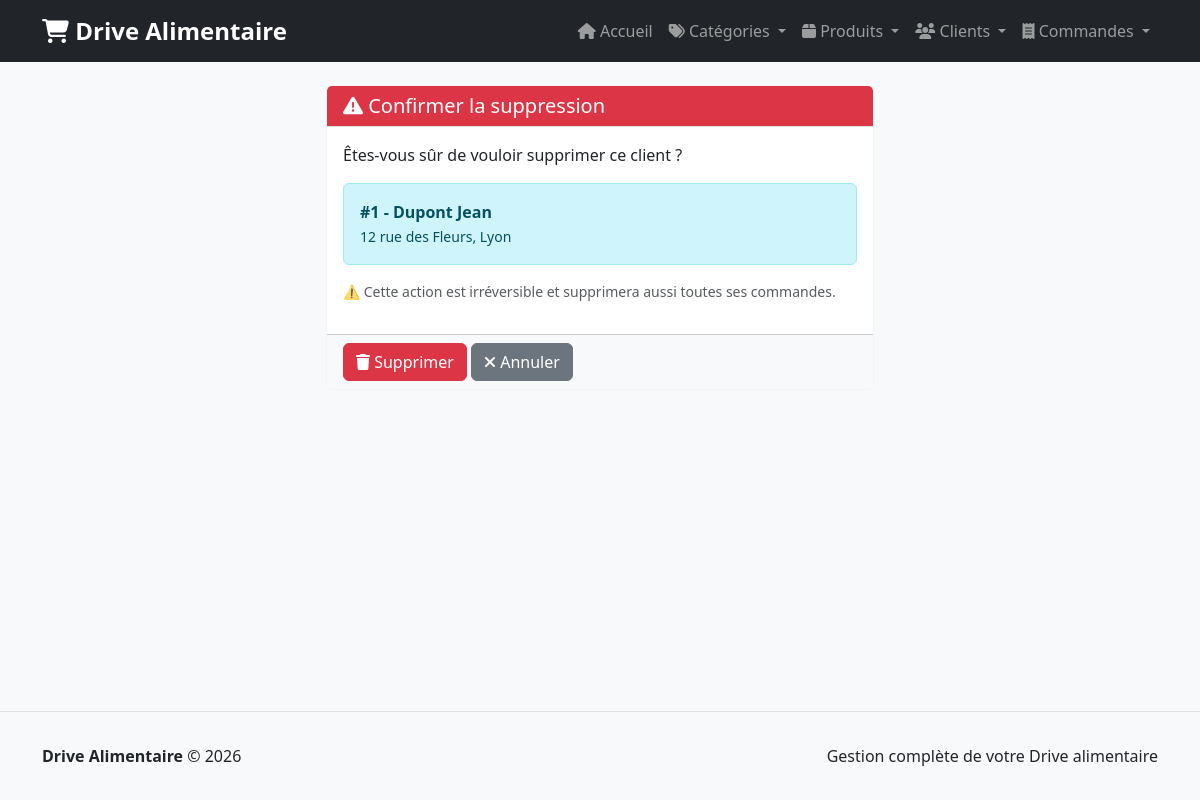
/clients/1/supprimer/, run on the app's committed database.
### app/models_sqlite.py (models this page shows, shortened)
class Client(models.Model):
    numero_client = models.IntegerField(unique=True)
    nom = models.CharField(max_length=100)
    prenom = models.CharField(max_length=100)
    adresse = models.CharField(max_length=255)
    date_inscription = models.DateField()
    date_creation = models.DateTimeField(auto_now_add=True)
    class Meta:
        db_table = 'clients'
        ordering = ['numero_client']

### app/views.py (the view)
# urls.py: path('clients/<id>/supprimer/', views.supprimer_client, name='supprimer_client'),
def supprimer_client(request, id):
    client = get_object_or_404(Client, id=id)
    if request.method == 'POST':
        client.delete()
        messages.success(request, 'Client supprimé avec succès!')
        return redirect('liste_clients')
    return render(request, 'clients/confirmer_suppression.html', {
        'client': client
    })

### templates/clients/confirmer_suppression.html (shortened to what this page needs)
{% extends "base.html" %}
{% block content %}
<div class="row">
    <div class="col-md-6 offset-md-3">
        <div class="card border-danger">
            <div class="card-header bg-danger text-white">
                <h5 class="mb-0"><i class="fas fa-exclamation-triangle"></i> Confirmer la suppression</h5>
            </div>
            <div class="card-body">
                <p class="mb-3">Êtes-vous sûr de vouloir supprimer ce client ?</p>
                <p class="alert alert-info mb-3">
                    <strong>#{{ client.numero_client }} - {{ client.nom }} {{ client.prenom }}</strong><br>
                    <small>{{ client.adresse }}</small>
                </p>
                <p class="text-muted small">⚠️ Cette action est irréversible et supprimera aussi toutes ses commandes.</p>
            </div>
            <div class="card-footer bg-light">
                <form method="post" class="d-inline">
                    <button type="submit" class="btn btn-danger">
                        <i class="fas fa-trash"></i> Supprimer
                    </button>
                </form>
                <a href="{% url 'liste_clients' %}" class="btn btn-secondary">
                    <i class="fas fa-times"></i> Annuler
                </a>
            </div>
        </div>
    </div>
</div>
{% endblock %}

### templates/base.html (style rules this page uses)
body { background-color: #f8f9fa; min-height: 100vh; display: flex; flex-direction: column; }
.card { box-shadow: 0 0 0.125rem rgba(0, 0, 0, 0.075); border: none; }
.card-header { background-color: #f8f9fa; border-bottom: 1px solid #dee2e6; }

### data on the page
Client: numero_client "1", nom "Dupont", prenom "Jean", adresse "12 rue des Fleurs, Lyon"
